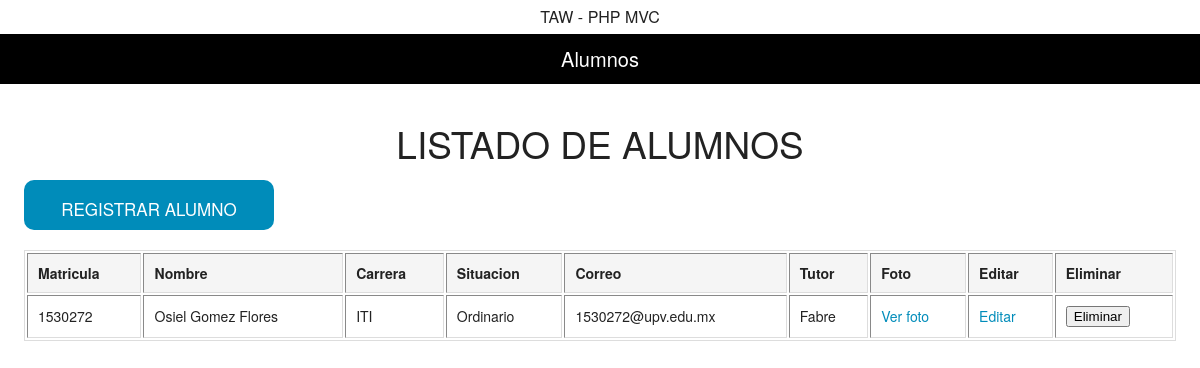
The app's page /pruebamvc/index.php with its own data.
### tables this page shows
CREATE TABLE `alumnos` (
  `matricula` int(11) NOT NULL,
  `nombre` varchar(255) NOT NULL,
  `carrera` varchar(255) NOT NULL,
  `situacion` varchar(255) NOT NULL,
  `correo` varchar(255) NOT NULL,
  `tutor` varchar(255) NOT NULL,
  `foto` varchar(255) NOT NULL
);

### pruebamvc/index.php (called while the page is built, shortened)
<?php
	require_once("Controllers/controller.php");
	require_once("Models/crud.php");
	$mvc = new MvcController();
	$mvc -> plantilla();
?>

### pruebamvc/Models/conexion.php (called while the page is built)
<?php
class Conexion
{
	public static function conectar()
	{
		$link = new PDO("mysql:host=localhost;dbname=i2_mvc_practica_09","root","");
		return $link;
	}
}
?>

### pruebamvc/Models/crud.php (called while the page is built, shortened)
<?php
require_once "conexion.php";
class Datos extends Conexion
{
	public static function vistaAlumnosModel($table)
	{
		$statement = Conexion::conectar()->prepare("SELECT * FROM $table");
		$statement->execute();
		return $statement->fetchAll();
	}
}
?>

### pruebamvc/Controllers/controller.php (the view, shortened to what this page needs)
<?php
	class MvcController
	{
		public function plantilla()
		{
			include "Views/template.php";
		}
		public function enlacesPaginasController()
		{
			if(isset( $_GET['action']))
			{
				$enlaces = $_GET['action'];
			}
			else
			{
				$enlaces = "index";
			}
			$respuesta = Paginas::enlacesPaginasModel($enlaces);
			include $respuesta;
	    }
		public function vistaAlumnosController()
		{
			$arrayRespuesta = Datos::vistaAlumnosModel("alumnos");
			echo '
			<a href="index.php?action=registrar_alumno">
				<button class="button" name="btnAgregarAlumo" title= "Agregar Alumno" style="width:250px;height:50px;font-size:17px; border-radius:10px"> REGISTRAR ALUMNO</button>
		    </a>
				<table border="1px">
					<thead>
						<tr>
							<th>Matricula</th>
							<th>Nombre</th>
							<th>Carrera</th>
							<th>Situacion</th>
							<th>Correo</th>
							<th>Tutor</th>
							<th>Foto</th>
							<th>Editar</th>
							<th>Eliminar</th>
						</tr>
					</thead>';
			foreach($arrayRespuesta as $row => $item)
			{
			echo'
				<tbody>
					<tr>
						<td>'.$item["matricula"].'</td>
						<td>'.$item["nombre"].'</td>
						<td>'.$item["carrera"].'</td>
						<td>'.$item["situacion"].'</td>
						<td>'.$item["correo"].'</td>
						<td>'.$item["tutor"].'</td>
						<td align="center"><a href="'.$item["foto"].'">Ver foto</a></td>
						<td><a href="index.php?action=editar_alumno&id='.$item["matricula"].'">Editar</a></td>
						<td>
							<a href="index.php?action=alumnos&idBorrar='.$item["matricula"].'">
								<input type="button" value="Eliminar">
							</a>
						</td>
					</tr>
				</tbody>
				';
			}
			echo '</table>';
		}
	}
?>

### pruebamvc/Views/template.php (style rules this page uses)
table { position: relative; margin: auto; width: 100%; }
table thead tr th { padding: 10px; }
table tbody tr td { padding: 10px; }

### records on screen
alumnos: matricula "1530272", nombre "Osiel Gomez Flores", carrera "ITI", situacion "Ordinario", correo "1530272@upv.edu.mx", tutor "Fabre"
